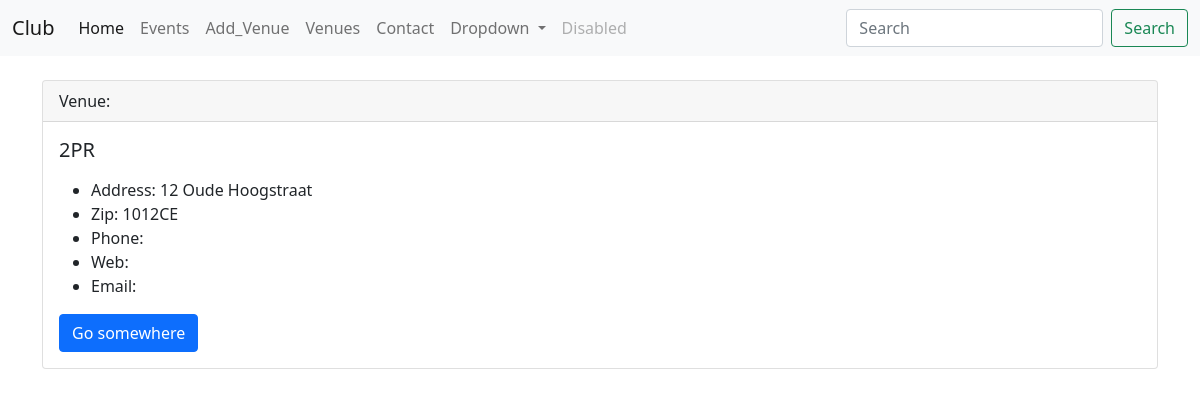
Screenshot of /show_venue/4 with the database file from the repository.
### events/models.py (models this page shows)
class Venue(models.Model):
    name = models.CharField(max_length=120)
    address = models.CharField(max_length=300)
    zip_code = models.CharField(max_length=15)
    phone = models.CharField(max_length=15, blank=True)
    web = models.URLField(blank=True)
    emailadress = models.EmailField(blank=True)
    def __str__(self):
        return self.name

### events/views.py (the view)
# urls.py: path('show_venue/<int:venue_id>', views.show_venue, name="show-venue"),
def show_venue(request, venue_id):
    venue = Venue.objects.get(pk=venue_id)
    context = {
        "venue": venue
    }
    return render(request, 'events/venue_detail.html', context)

### events/templates/events/venue_detail.html
{% extends 'events/base.html' %}
{% block content %}
<div class="card">
  <div class="card-header">
    Venue:
  </div>
  <div class="card-body">
    <h5 class="card-title">{{ venue }}</h5>
    <p class="card-text">
    <ul>
    <li> Address: {{ venue.address }} </li>
    <li> Zip: {{ venue.zip_code }} </li>
    <li> Phone: {{ venue.phone }} </li>
    <li> Web: <a href="{{ venue.web }}">{{ venue.web }}</a></li>
    <li> Email: {{ venue.emailadress }}</li>
    </ul></p>
    <a href="#" class="btn btn-primary">Go somewhere</a>
  </div>
</div>
{% endblock %}

### rows the page displays
Venue: name "2PR", address "12 Oude Hoogstraat", zip_code "1012CE"
